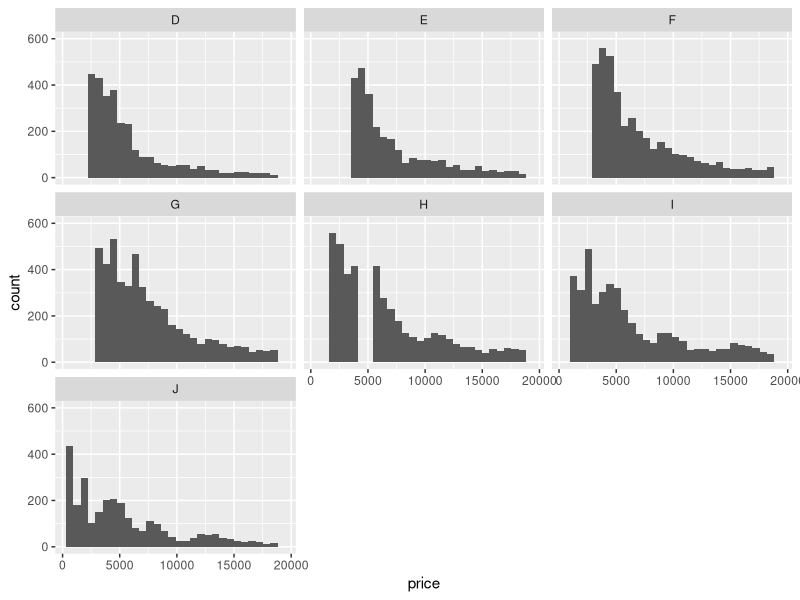
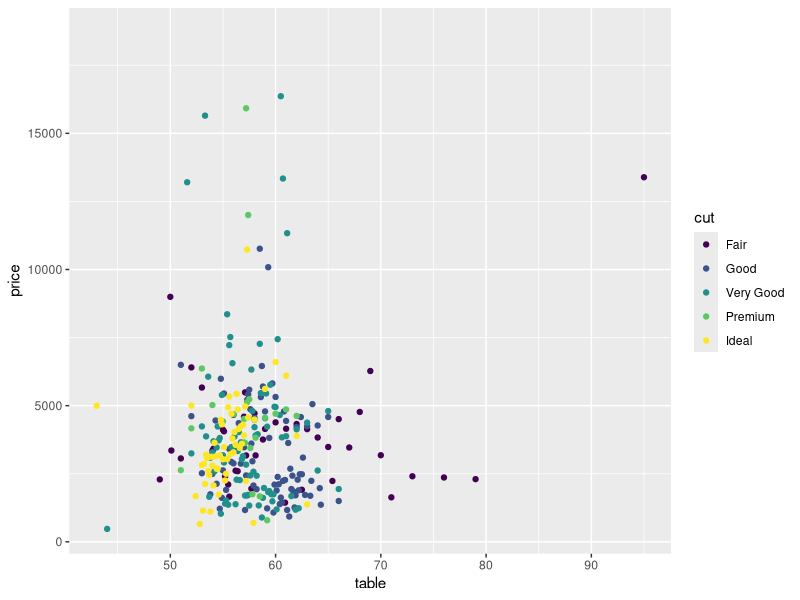
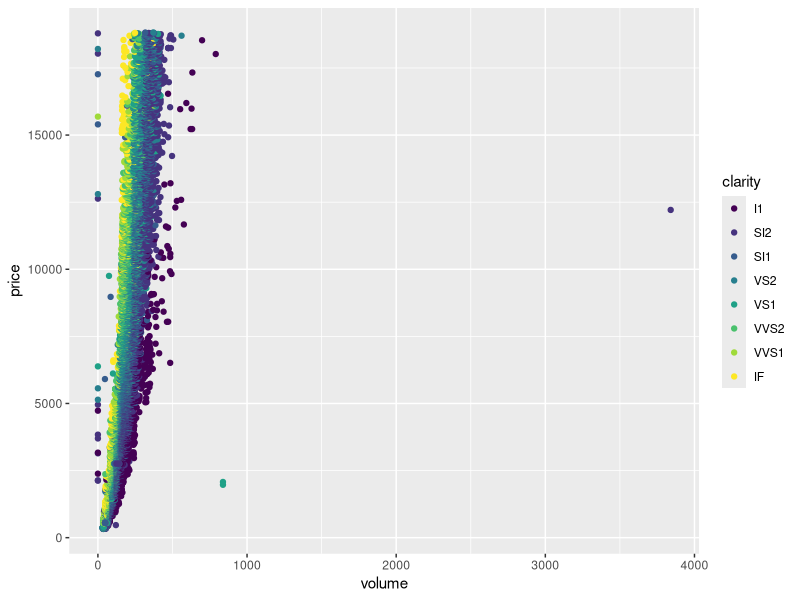

Source code (R) for these figures, in order:
# Explore Many Variables
library(ggplot2) 
data(diamonds)
summary(diamonds)

# Price Histograms with Facet and Color
ggplot(aes(x = price),
       data = diamonds) +
  ylim(0, 600) +
  facet_wrap( ~ color) +
  geom_histogram()
  scale_fill_brewer(type = 'qual')
 
# Price vs. Table Colored by Cut
ggplot(aes(x = table, y = price),
         data = diamonds) +
  geom_point(aes(color = cut), stat = 'summary')
  scale_fill_brewer(type = 'qual')
  
# Price vs. Volume and Diamond Clarity
diamonds$volume <- diamonds$x * diamonds$y * diamonds$z
head(diamonds$volume)
  
ggplot(aes(x = volume, y = price), data = diamonds) +
    geom_point(aes(color = clarity))
    scale_fill_brewer(type = 'div')
  